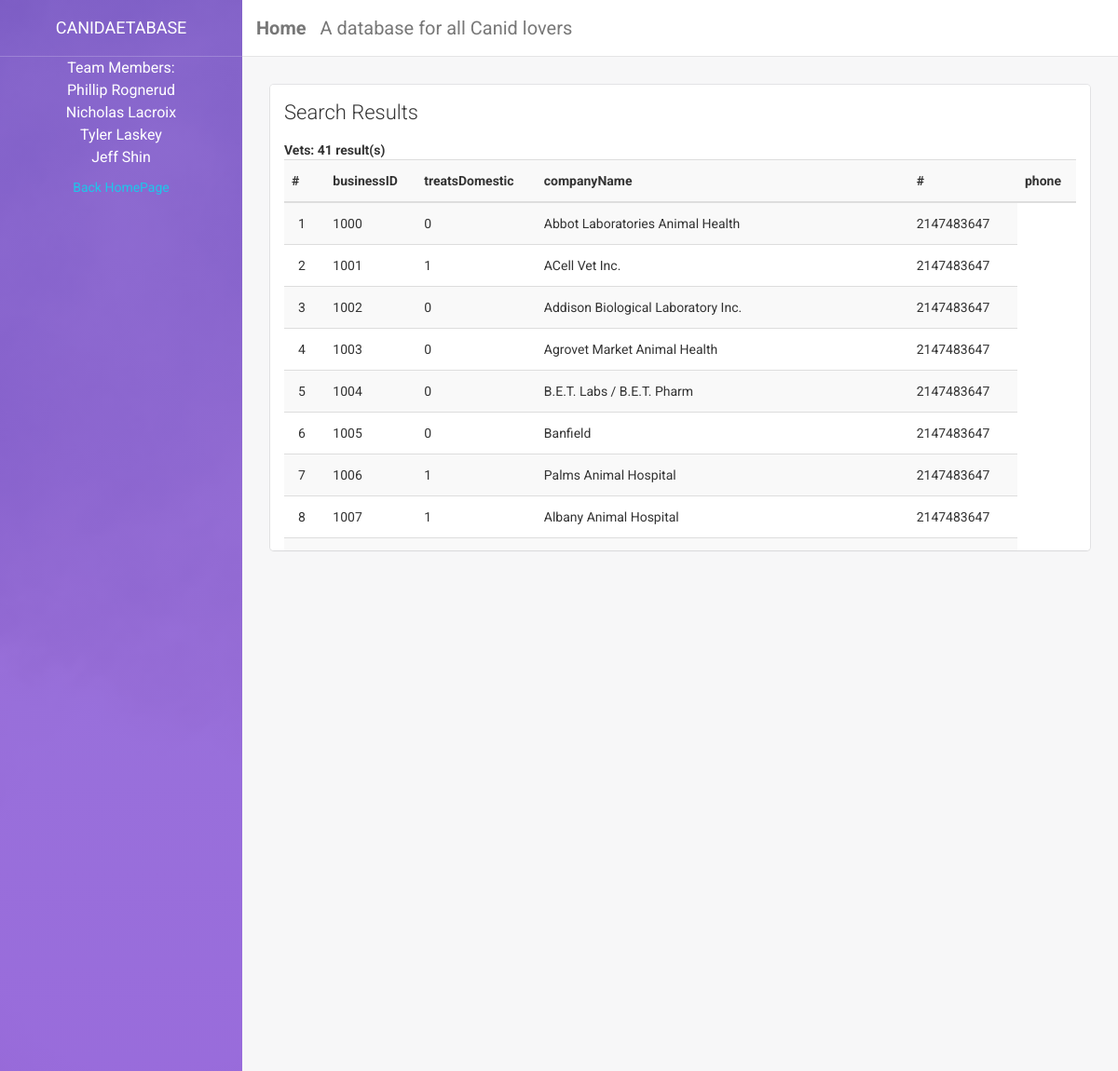
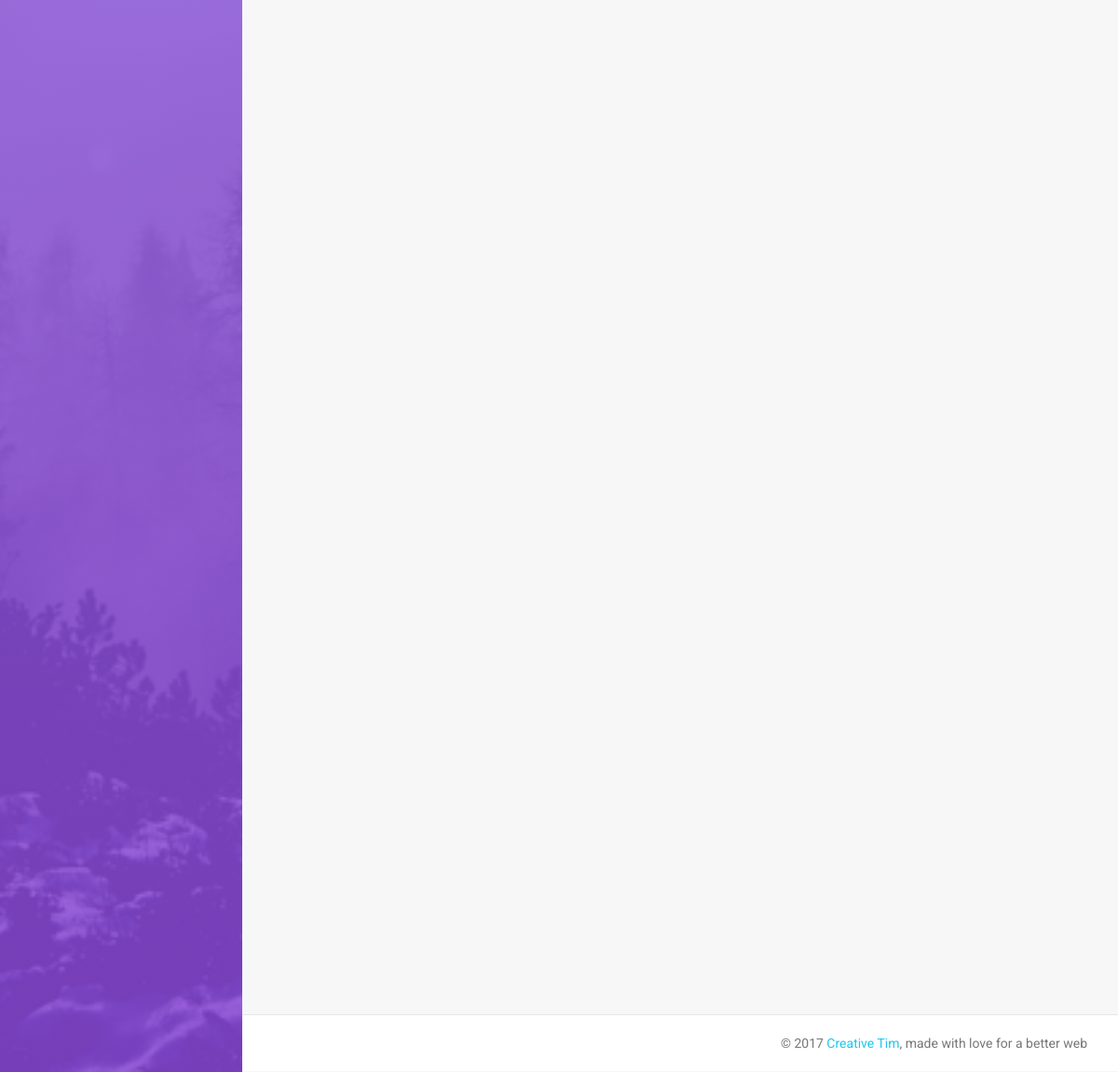
Screenshot of /vets.php with the database file from the repository (2 pictures, top to bottom).
### tables this page shows
CREATE TABLE `vet` (
  `businessID` varchar(255) NOT NULL,
  `treatsDomestic` tinyint(1) DEFAULT NULL,
  `companyName` varchar(255) NOT NULL,
  `phone` int(11) DEFAULT NULL,
  PRIMARY KEY (`businessID`)
);

### vets.php (the view, shortened to what this page needs)
<!doctype html>
<html lang="en">
<head>
    <link href="assets/css/bootstrap.min.css" rel="stylesheet" />
    <link href="assets/css/animate.min.css" rel="stylesheet"/>
    <link href="assets/css/light-bootstrap-dashboard.css" rel="stylesheet"/>
    <link href="http://maxcdn.bootstrapcdn.com/font-awesome/4.2.0/css/font-awesome.min.css" rel="stylesheet">
    <link href="assets/css/pe-icon-7-stroke.css" rel="stylesheet" />
</head>
<body>
<div class="wrapper">
    <div class="sidebar" data-color="purple" data-image="assets/img/sidebar-5.jpg">
        <div class="sidebar-wrapper">
            <div class="logo">
                <a class="simple-text">
                    Canidaetabase
                </a>
            </div>
            <CENTER>
            <p>
                Team Members:<br/>
                Phillip Rognerud<br/>
                Nicholas Lacroix<br/>
                Tyler Laskey<br/>
                Jeff Shin<br/>
            </p>
            <a href="index.php">Back HomePage</a><br/></CENTER>
        </div>
    </div>
    <div class="main-panel">
        <nav class="navbar navbar-default navbar-fixed">
            <div class="container-fluid">
                <div class="navbar-header">
                    <a class="navbar-brand pull-left" href="index.php"><b>Home</b></a>
                    <a class="navbar-brand">A database for all Canid lovers</a>
                </div>
            </div>
        </nav>
        <div class="content">
            <div class="container-fluid">
                <div class="row">
                    <div class="col-md-8" style="width: 100%;">
                        <div class="card"
                        style="
                            height: 500px;
                            overflow-x: scroll;
                            overflow-y: scroll;">
                            <div class="header">
                                <h4 class="title">Search Results</h4>
                            </div>
                            <div class="content">
                                <?php
$servername = "localhost:3306";
          $username = "root";
            $password = "root";
            $dbname = "cs157a";
            $conn = new mysqli($servername, $username, $password, $dbname);
            if ($conn->connect_error) {
                echo $conn->connect_error;
                die("Connection failed: " . $conn->connect_error);
            } else {
                $sql = "SELECT businessID, treatsDomestic, companyName, phone FROM vet";
                $result = $conn->query($sql);
                if ($result->num_rows > 0) {
                    echo "<div><b>Vets: ".$result->num_rows." result(s)</b></div>";
                    echo '<table class="table table-hover table-striped table-sortable">';
                    echo '<th>#</th><th>businessID</th><th>treatsDomestic</th><th>companyName</th>';
                    echo '<th>#</th><th>phone</th>';
                    echo '<tbody>';
                    $count = 0;
                    while($row = $result->fetch_assoc()) {
                        $count++;
                        echo '<tr>';
                        echo "<td>". $count. "</td>";
                        echo "<td>". $row["businessID"]. "</td>";
                        echo "<td>". $row["treatsDomestic"]. "</td>";
                        echo "<td>". $row["companyName"]. "</td>";
                        echo "<td>". $row["phone"]. "</td>";
                        echo '</tr>';
                    }
                    echo '</tbody>';
                    echo '</table>';
                } else {
                    echo "0 results";
                }
            }
            ?>
                            </div>
                        </div>
                    </div>
                </div>
            </div>
        </div>
        <footer class="footer">
            <div class="container-fluid">
                <p class="copyright pull-right">
                    &copy; <script>document.write(new Date().getFullYear())</script> <a href="http://www.creative-tim.com">Creative Tim</a>, made with love for a better web
                </p>
            </div>
        </footer>
    </div>
</div>
</body>
</html>

### rows the page displays
vet: businessID "1000", treatsDomestic "0", companyName "Abbot Laboratories Animal Health", phone "2147483647"
vet: businessID "1001", treatsDomestic "1", companyName "ACell Vet Inc.", phone "2147483647"
vet: businessID "1002", treatsDomestic "0", companyName "Addison Biological Laboratory Inc.", phone "2147483647"
vet: businessID "1003", treatsDomestic "0", companyName "Agrovet Market Animal Health", phone "2147483647"
vet: businessID "1004", treatsDomestic "0", companyName "B.E.T. Labs / B.E.T. Pharm", phone "2147483647"
vet: businessID "1005", treatsDomestic "0", companyName "Banfield", phone "2147483647"
vet: businessID "1006", treatsDomestic "1", companyName "Palms Animal Hospital", phone "2147483647"
vet: businessID "1007", treatsDomestic "1", companyName "Albany Animal Hospital", phone "2147483647"

### other values shown
$result->num_rows "41"
